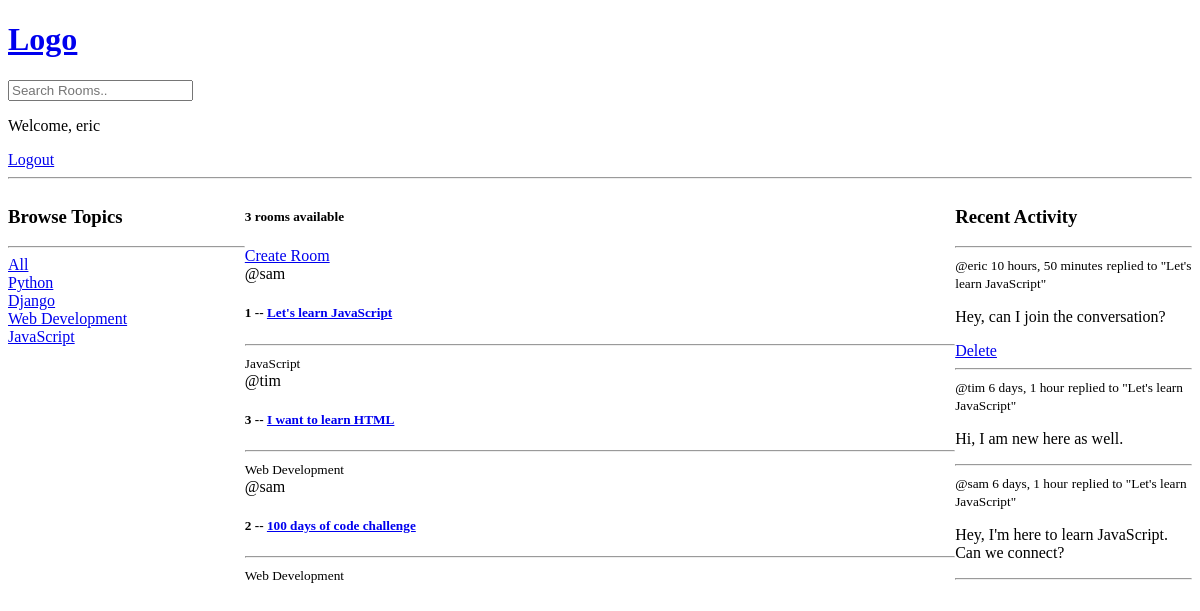
The app's page / (signed in), older data.
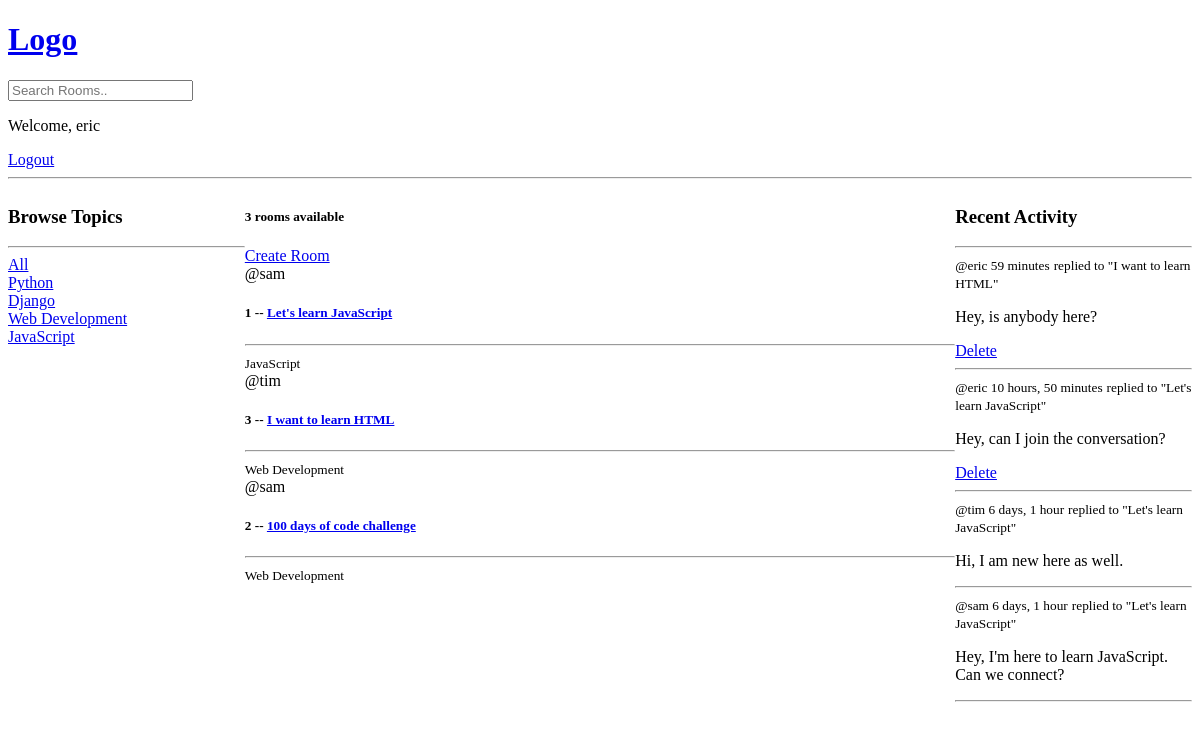
The same page, newer data.
### base/models.py (models this page shows, shortened)
class Topic(models.Model):
    name=models.CharField(max_length=200)

class Room(models.Model):
    host = models.ForeignKey(User, on_delete=models.SET_NULL, null=True, blank=True)
    topic=models.ForeignKey(Topic, on_delete=models.SET_NULL, null=True, blank=True)
    name=models.CharField(max_length=200)
    description=models.TextField(null=True,blank=True)
    participants=models.ManyToManyField(User, related_name='participants',blank=True)
    updated=models.DateTimeField(auto_now=True)
    created=models.DateTimeField(auto_now_add=True)
    class Meta:
        ordering=['-updated','-created']
    def __str__(self):
        return self.name

class Message (models.Model):
    user=models.ForeignKey(User, on_delete=models.CASCADE)
    room =models.ForeignKey(Room, on_delete=models.CASCADE)
    body=models.TextField()
    updated=models.DateTimeField(auto_now=True)
    created=models.DateTimeField(auto_now_add=True)
    class Meta:
        ordering=['-updated','-created']
    def __str__(self):
        return self.body[0:50]

### base/views.py (the view)
# urls.py: path('', views.home, name='home'),
def home(request):
    q = request.GET.get('q') if request.GET.get('q') != None else ''
    rooms = Room.objects.filter(Q(topic__name__icontains=q) & Q(
        name__icontains=q) | Q(description__icontains=q))
    topics = Topic.objects.all()
    room_count = rooms.count()
    room_messages = Message.objects.filter(Q(room__topic__name__icontains=q))
    context = {
        'rooms': rooms,
        'topics': topics,
        'room_count': room_count,
        'room_messages': room_messages
    }
    return render(request, 'base/home.html', context)

### base/templates/base/home.html (shortened to what this page needs)
{% extends 'main.html' %} {% block content %}
<div class="home-container">
	<div>
		<h3>Browse Topics</h3>
		<hr />
		<div>
			<a href="{% url 'home' %}">All</a>
		</div>
		{% for topic in topics %}
		<div>
			<a href="{% url 'home' %}?q={{topic.name}}">{{topic.name}}</a>
		</div>
		{% endfor%}
	</div>
	<div>
		<h5>{{room_count}} rooms available</h5>
		<a href="{% url 'create-room' %}">Create Room</a>
		<div>
			{% for room in rooms %}
			<div>
				<span>@{{room.host.username}}</span>
				<h5>
					{{ room.id }} --
					<a href="{% url 'room' room.id %}">{{ room.name }}</a>
				</h5>
				<hr />
				<small>{{room.topic.name}}</small>
			</div>
			{% empty %}
			<p>No rooms available.</p>
			{% endfor %}
		</div>
	</div>
	<div>
		<h3>Recent Activity</h3>
		<hr />
		{% for message in room_messages %}
		<div>
			<small>@{{message.user}} {{message.created|timesince}}</small>
			<small>replied to "{{message.room}}"</small>
			<p>{{message}}</p>
			{% if request.user == message.user %}
			<a href="{% url 'delete-message' message.id %}">Delete</a>
			{% endif %}
			<hr>
		</div>
		{% endfor %}
	</div>
</div>
{% endblock %}

Row changes from the older to the newer data that the page shows:
added Message: user "eric", created "59 minutes", room "I want to learn HTML", body "Hey, is anybody here?", shows "Delete"
